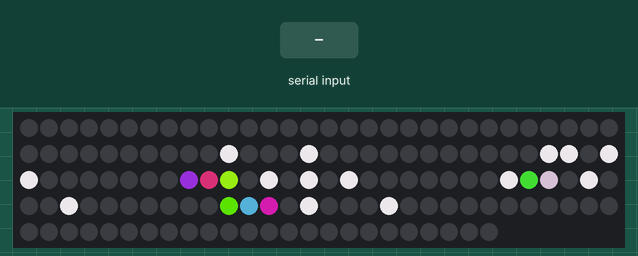
This sketch was run on a simulated Arduino Uno, built with avr-gcc and run on an emulated ATmega328P. On the bench: 144 RGB LEDs in strip order, left to right, continuing on the next row. Inputs (shaded band) come from the test bench. Dim RGB values are drawn brighter than linear; what the sketch prints to the serial monitor is not drawn.

Above: at 1.2 s.
1.3 s: "8" received over Serial
At 2.6 s:
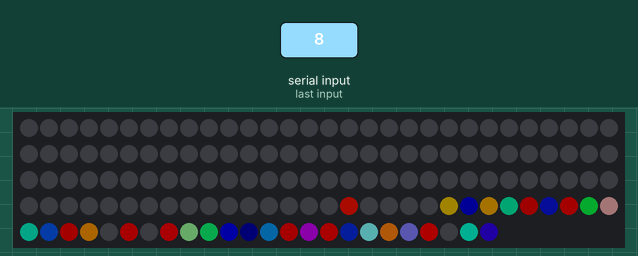
3.8 s: "9" received over Serial
6.3 s: "J" received over Serial
8.8 s: "X" received over Serial
Timing chart, 0 to 11.8 s (numbered marks = the images above; inputs shaded):
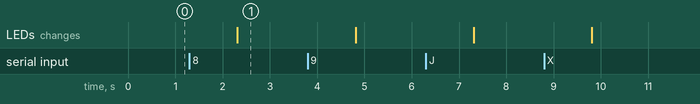

The sketch:

firmware.ino
```cpp
// Matrix (c) 2018 Richard LE TERRIER

#include <Adafruit_NeoPixel.h>
#ifdef __AVR__
#include <avr/power.h>
#endif

#define PIN 10
#define NUMPIXELS 144

// Must match serialBaudRate in device/matrix.go. A mismatch is not silent: the signature
// handshake below fails and the host never recognises the board as a matrix.
//
// A frame is NUMPIXELS*3+1 = 433 bytes, so the wire time at 8N1 is 4330/baud seconds.
// The ATmega's U2X divisor hits 500000 exactly, with none of the error it carries at
// 115200.
#define BAUD_RATE 500000

Adafruit_NeoPixel pixels = Adafruit_NeoPixel(NUMPIXELS, PIN, NEO_GRB + NEO_KHZ800);

void setup()
{
  pixels.begin(); // init matrix pixels
  pixels.clear();
  pixels.setBrightness(204);
  splash();
  pixels.show();

  Serial.begin(BAUD_RATE); // setup serial port
  while (!Serial)
  {
    ; // wait for serial port to connect
  }

  char buffer[] = {0x15, (char)NUMPIXELS};
  Serial.write(buffer, 2);
  Serial.flush();
}

void splash()
{
  for (int i = 0; i < NUMPIXELS; i++)
  {
    if (i == 40 || i == 44 || i == 56 || i == 57 || i == 59 || i == 60 ||
        i == 72 || i == 74 || i == 76 || i == 88 || i == 92 || i == 104 || i == 108)
    {
      pixels.setPixelColor(i, pixels.Color(240, 236, 241)); // white
    }
    else
    {
      pixels.setPixelColor(i, pixels.Color(0, 0, 0)); // black
    }
  }
  pixels.setPixelColor(68, pixels.Color(128, 41, 185));  // blue
  pixels.setPixelColor(69, pixels.Color(174, 39, 96));   // green
  pixels.setPixelColor(70, pixels.Color(156, 243, 18));  // yellow
  pixels.setPixelColor(84, pixels.Color(240, 236, 241)); // white
  pixels.setPixelColor(85, pixels.Color(57, 192, 43));   // red
  pixels.setPixelColor(86, pixels.Color(165, 149, 166)); // grey
  pixels.setPixelColor(100, pixels.Color(84, 211, 0));   // orange
  pixels.setPixelColor(101, pixels.Color(68, 142, 173)); // violet
  pixels.setPixelColor(102, pixels.Color(160, 22, 133)); // turquoise
}

void loop()
{
  if (Serial.available() > 0)
  {
    char buffer[NUMPIXELS * 3 + 1];
    Serial.readBytes(buffer, NUMPIXELS * 3 + 1);

    pixels.clear();
    pixels.setBrightness(buffer[0]);

    int counter = 1;
    for (int i = 0; i < NUMPIXELS; i++)
    {
      pixels.setPixelColor(i, pixels.Color(buffer[counter + 1], buffer[counter], buffer[counter + 2]));
      counter = counter + 3;
    }

    pixels.show();

    Serial.flush();

    char ack[] = {(char)NUMPIXELS};
    Serial.write(ack, 1);
  }
}
```

Measured:
- after the input at 1.3 s, the LEDs: change after 1.0 s (image 1)
